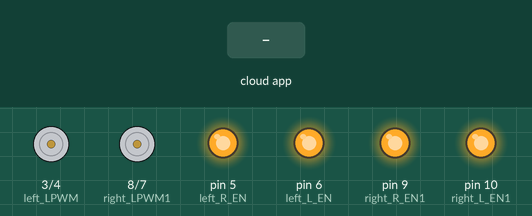
Bench run of a sketch on a simulated Arduino Uno, built with avr-gcc and run on an emulated ATmega328P. On the bench: motor-driver pin pairs drawn as motors (green arrow = first pin HIGH = forward, orange = second pin HIGH = backward, longer = more drive), output pins drawn as LEDs (lit = HIGH). The test bench sets the inputs (shaded band). The ROS host is connected and sends only what is stated.

Above: at 1.2 s.
1.3 s: the phone or cloud app sets linear.x to -100
At 2.1 s:
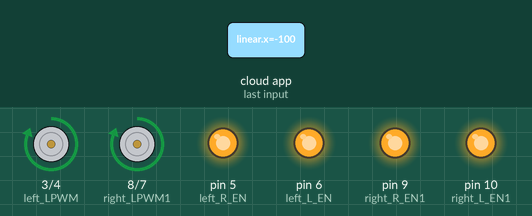
2.8 s: the phone or cloud app sets angular.z to -100
At 3.4 s:
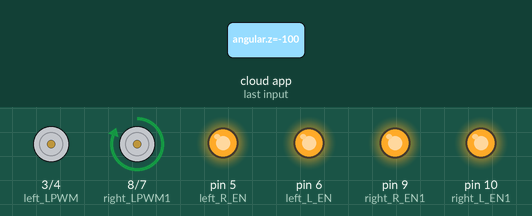
4.3 s: the phone or cloud app sets linear.x to 0
At 5.5 s:
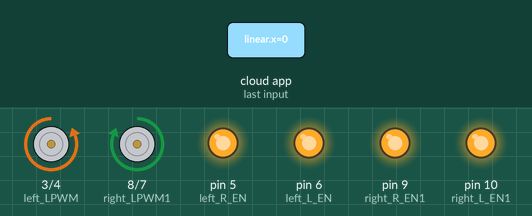
5.8 s: the phone or cloud app sets angular.z to 100
At 6.9 s:
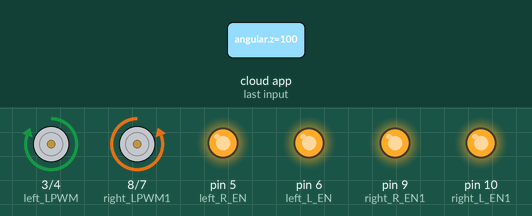
7.3 s: the phone or cloud app sets linear.x to 100
At 7.8 s:
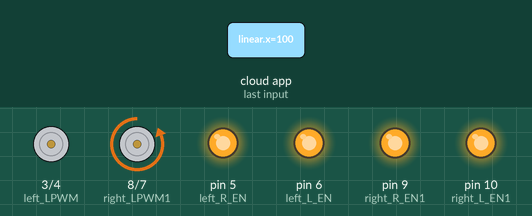
8.8 s: the phone or cloud app sets angular.z to 0
At 9.3 s:
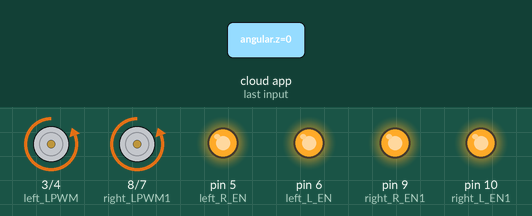
Timing chart, 0 to 11.3 s (numbered marks = the images above; inputs shaded):
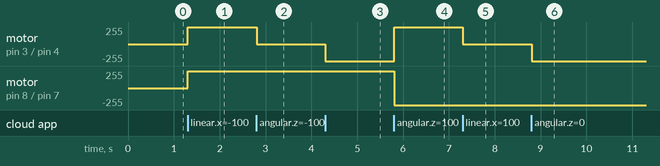

The sketch:

arduino_subscriber.ino
```cpp
#include <ros.h>
#include <geometry_msgs/Twist.h>

#define left_RPWM 4
#define left_LPWM 3
#define left_R_EN 5
#define left_L_EN 6

#define right_RPWM1 7
#define right_LPWM1 8
#define right_R_EN1 9
#define right_L_EN1 10

ros::NodeHandle nh;

float linear_x = 0;
float angular_z = 0;
const int max_pwm = 255; // Maximum PWM value

void cmdVelCallback(const geometry_msgs::Twist& cmd_vel) {
  linear_x = cmd_vel.linear.x;
  angular_z = cmd_vel.angular.z;

  int left_speed = (linear_x - angular_z) * max_pwm;
  int right_speed = (linear_x + angular_z) * max_pwm;

  left_speed = constrain(left_speed, -max_pwm, max_pwm);
  right_speed = constrain(right_speed, -max_pwm, max_pwm);

  if (left_speed >= 0) {
    analogWrite(left_RPWM, left_speed);
    analogWrite(left_LPWM, 0);
  } else {
    analogWrite(left_RPWM, 0);
    analogWrite(left_LPWM, -left_speed);
  }

  if (right_speed >= 0) {
    analogWrite(right_RPWM1, right_speed);
    analogWrite(right_LPWM1, 0);
  } else {
    analogWrite(right_RPWM1, 0);
    analogWrite(right_LPWM1, -right_speed);
  }
}

ros::Subscriber<geometry_msgs::Twist> sub("/cmd_vel", cmdVelCallback);

void setup() {
  nh.getHardware()->setBaud(115200); // Set baud rate
  nh.initNode();
  nh.subscribe(sub);

  pinMode(left_RPWM, OUTPUT);
  pinMode(left_LPWM, OUTPUT);
  pinMode(left_R_EN, OUTPUT);
  pinMode(left_L_EN, OUTPUT);

  pinMode(right_RPWM1, OUTPUT);
  pinMode(right_LPWM1, OUTPUT);
  pinMode(right_R_EN1, OUTPUT);
  pinMode(right_L_EN1, OUTPUT);

  digitalWrite(left_R_EN, HIGH);
  digitalWrite(left_L_EN, HIGH);
  digitalWrite(right_R_EN1, HIGH);
  digitalWrite(right_L_EN1, HIGH);
}

void loop() {
  nh.spinOnce();
  delay(10);
}
```

Measured:
- after the input at 1.3 s, motor on pin 3 (left_LPWM) / pin 4 (left_RPWM), motor on pin 8 (right_LPWM1) / pin 7 (right_RPWM1): stopped → forward 255/255 at once
- after the input at 2.8 s, motor on pin 3 (left_LPWM) / pin 4 (left_RPWM): forward 255/255 → stopped at once
- after the input at 4.3 s, motor on pin 3 (left_LPWM) / pin 4 (left_RPWM): stopped → backward 255/255 at once
- after the input at 5.8 s, motor on pin 3 (left_LPWM) / pin 4 (left_RPWM): backward 255/255 → forward 255/255 at once; motor on pin 8 (right_LPWM1) / pin 7 (right_RPWM1): forward 255/255 → backward 255/255 at once
- after the input at 7.3 s, motor on pin 3 (left_LPWM) / pin 4 (left_RPWM): forward 255/255 → stopped at once
- after the input at 8.8 s, motor on pin 3 (left_LPWM) / pin 4 (left_RPWM): stopped → backward 255/255 at once
